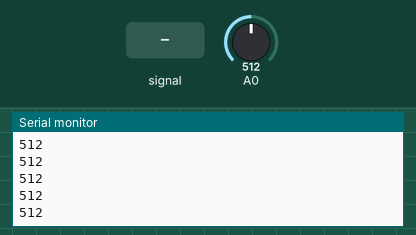
Simulated run of this sketch. Board: Arduino Uno, built with avr-gcc and run on an emulated ATmega328P. On the bench: the last lines printed to the serial monitor. The test bench sets the inputs (shaded band); at power-on: A0 = 512.

Above: at 6.0 s.
6.1 s: A0 fed a 200 Hz sine of ±81 counts around its level
At 7.0 s:
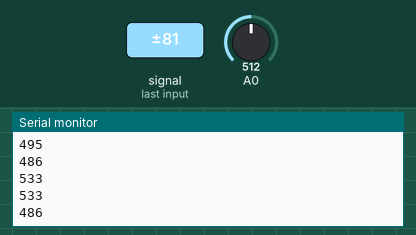
7.6 s: A0 set to 716
At 8.4 s:
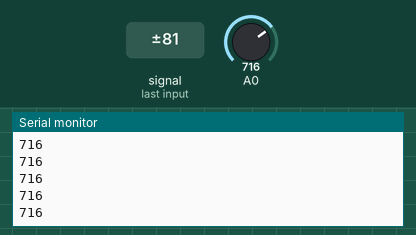
9.1 s: A0 fed a 1000 Hz sine of ±255 counts around its level
At 10.0 s:
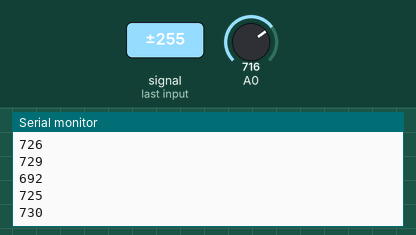
10.6 s: A0 set to 900
At 11.3 s:
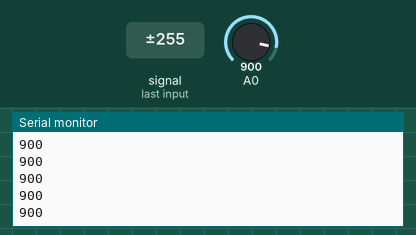
Timing chart, 0 to 13.1 s (numbered marks = the images above; inputs shaded):
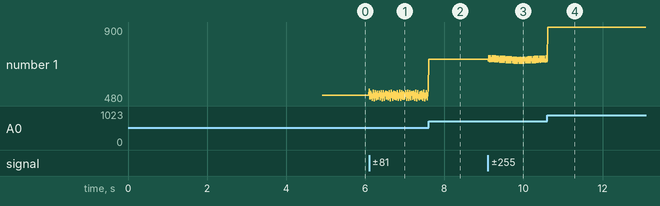

The sketch:

grove_emg.ino
```cpp
// Grove - EMG Sensor demo code
// This demo will need a Grove - Led Bar to show the motion
// Grove - EMG Sensor connect to A0
// Grove - LED Bar connect to D8, D9
// note: it'll take about serval seconds to detect static analog value
// when you should hold your muscle static. You will see led bar from level 10 turn to
// level 0, it means static analog value get ok

//#include <LED_Bar.h>

//LED_Bar bar(9, 8);

int max_analog_dta      = 300;              // max analog data
int min_analog_dta      = 100;              // min analog data
int static_analog_dta   = 0;                // static analog data


// get analog value
int getAnalog(int pin)
{
    long sum = 0;

    for(int i=0; i<32; i++)
    {
        sum += analogRead(pin);
    }

    int dta = sum>>5;

    max_analog_dta = dta>max_analog_dta ? dta : max_analog_dta;         // if max data
    min_analog_dta = min_analog_dta>dta ? dta : min_analog_dta;         // if min data

    return sum>>5;
}

void setup()
{
    Serial.begin(9600);

    long sum = 0;

    for(int i=0; i<=10; i++)
    {
        for(int j=0; j<100; j++)
        {
            sum += getAnalog(A0);
            delay(1);
        }

        //bar.setLevel(10-i);
    }

    sum /= 1100;

    static_analog_dta = sum;

    Serial.print("static_analog_dta = ");
    Serial.println(static_analog_dta);
}

int level       = 5;
int level_buf   = 5;

void loop()
{

    int val = getAnalog(A0);                    // get Analog value

    int level2;

    if(val>static_analog_dta)                   // larger than static_analog_dta
    {
        level2 = 5 + map(val, static_analog_dta, max_analog_dta, 0, 5);
    }
    else
    {
        level2 = 5 - map(val, min_analog_dta, static_analog_dta, 0, 5);
    }

    // to smooth the change of led bar
    if(level2 > level)
    {
        level++;
    }
    else if(level2 < level)
    {
        level--;
    }

    if(level != level_buf)
    {
        level_buf = level;
        //bar.setLevel(level);
        //Serial.print("level: ");
        //Serial.println(level);
    }
    Serial.println(val);

    delay(10);
}
```

Measured:
- after the input at 6.1 s, the serial monitor: prints a new line at once (image 1)
- after the input at 7.6 s, the serial monitor: prints a new line at once (image 2)
- after the input at 9.1 s, the serial monitor: prints a new line at once (image 3)
- after the input at 10.6 s, the serial monitor: prints a new line at once (image 4)
- plotted number 1: 512 → 537 after the input at 6.1 s, 537 → 716 after the input at 7.6 s, 716 → 706 after the input at 9.1 s, 706 → 900 after the input at 10.6 s
